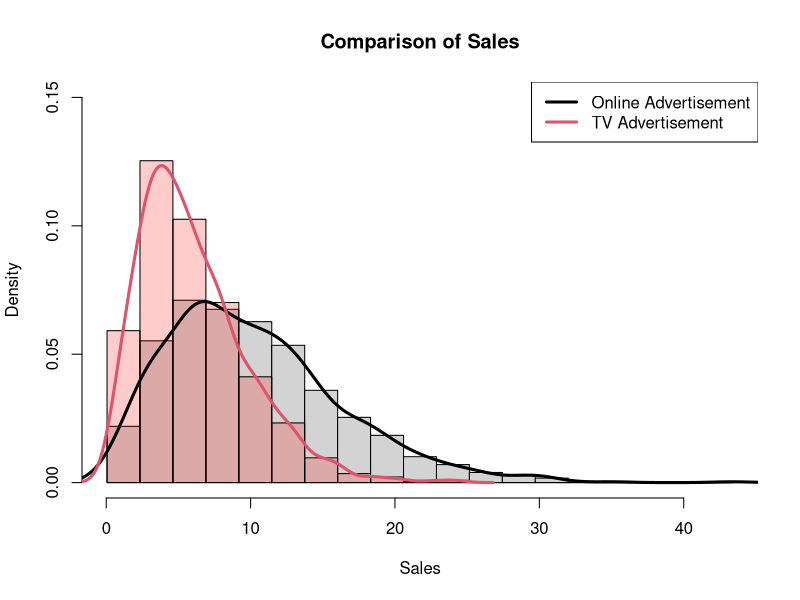

This chart was generated by the following R code:
# Simulation: imitation of the operation of a real-world process using some model and computation.

# Example: Coin tossing. Suppose that you play a coin tossing game and want to know what the probability of winning is.

Win_you <- 0
Win_Min <- 0
trial <- 2000

for (i in 1:trial) {
  you <- 4
  Min <- 12
  while (you > 0 & Min > 0) {
    a <- sample(1:2, 1)
    if (a == 1) {
      you <- you + 1
      Min <- Min - 1
    } else {
      you <- you - 1
      Min <- Min + 1
    } 
  }
  if (you == 0) {
    Win_Min <- Win_Min + 1
  } else {
    Win_you <- Win_you + 1
  }
}

print(c(Win_you, Win_Min)/trial)

# Online advertisement model

# Suppose we had a model about how effective online advertisement is for sales compared to TV advertisement.
# We believe that if we do online advertisement instead of TV advertisement sales_online ~ chisq(3, unif(5,9)), 
# The second parameter is noncentrality parameter which is sum of squared means. sum(mu_i^2)
# And if we spend that money on TV advertisement sales_TV ~ chisq(5, 1)

# Which one yields better sales?

# Answer used to be: get out your pen and paper, make some approximations
# Answer is now: simulate from the model, no approximations required!

# Simulate, supposing we have 1000 different markets.  

set.seed(0)
n = 1000 
ncp = runif(n,5,9)
sales_online = rchisq(n=n,df=3,ncp=ncp) 
sales_TV = rchisq(n=n,df=5,ncp=1)

# Find the range of all the measurements together, and define breaks
x.range = range(c(sales_online,sales_TV))
breaks = seq(min(x.range),max(x.range),length=20)

# Produce hist of the non drug measurements, then drug measurements on top
hist(sales_online, breaks=breaks, probability=TRUE, xlim=x.range, 
     col="lightgray", xlab="Sales", 
     main="Comparison of Sales", ylim=c(0,0.15))

# Plot a histogram of the drug measurements, on top
hist(sales_TV, breaks=breaks, probability=TRUE, col=rgb(1,0,0,0.2), add=TRUE) 

# Draw estimated densities on top, for each dist
lines(density(sales_online), lwd=3, col=1)
lines(density(sales_TV), lwd=3, col=2)
legend("topright", legend=c("Online Advertisement","TV Advertisement"), lty=1, lwd=3, col=1:2)

mean((sales_online - sales_TV) > 0)
var(sales_online) - var(sales_TV)

# Endogeneity Bias

bhat <- NA
b0 <- 1
b1 <- 0
rho <- 0.5
for (i in 1:1000) {
  u <- rnorm(100,0,3)
  x <- rho * u + rnorm(100,3,2)
  y <- b0 + b1 * x + u
  reg <- lm(y~x)
  bhat[i] <- coef(reg)[2]
}

MSE <- mean((bhat-0)^2)

# Exercise 

# Suppose that you have a model for your commuting time. In your model, you assume it depends on method and weather.
# If you drive, your commuting time is C = Exp(mean=R)+1, R=2 if it rains, R=0.5 otherwise.
# If you take a train, your commuing time is T = Exp(1)+3.
# Suppose that the chance to have rain is 0.3. 
# Exp denotes the exponential distribution which is often used to characterize the time between events.
# You can generate samples from this distribution using "rexp()" with the rate = 1/R
